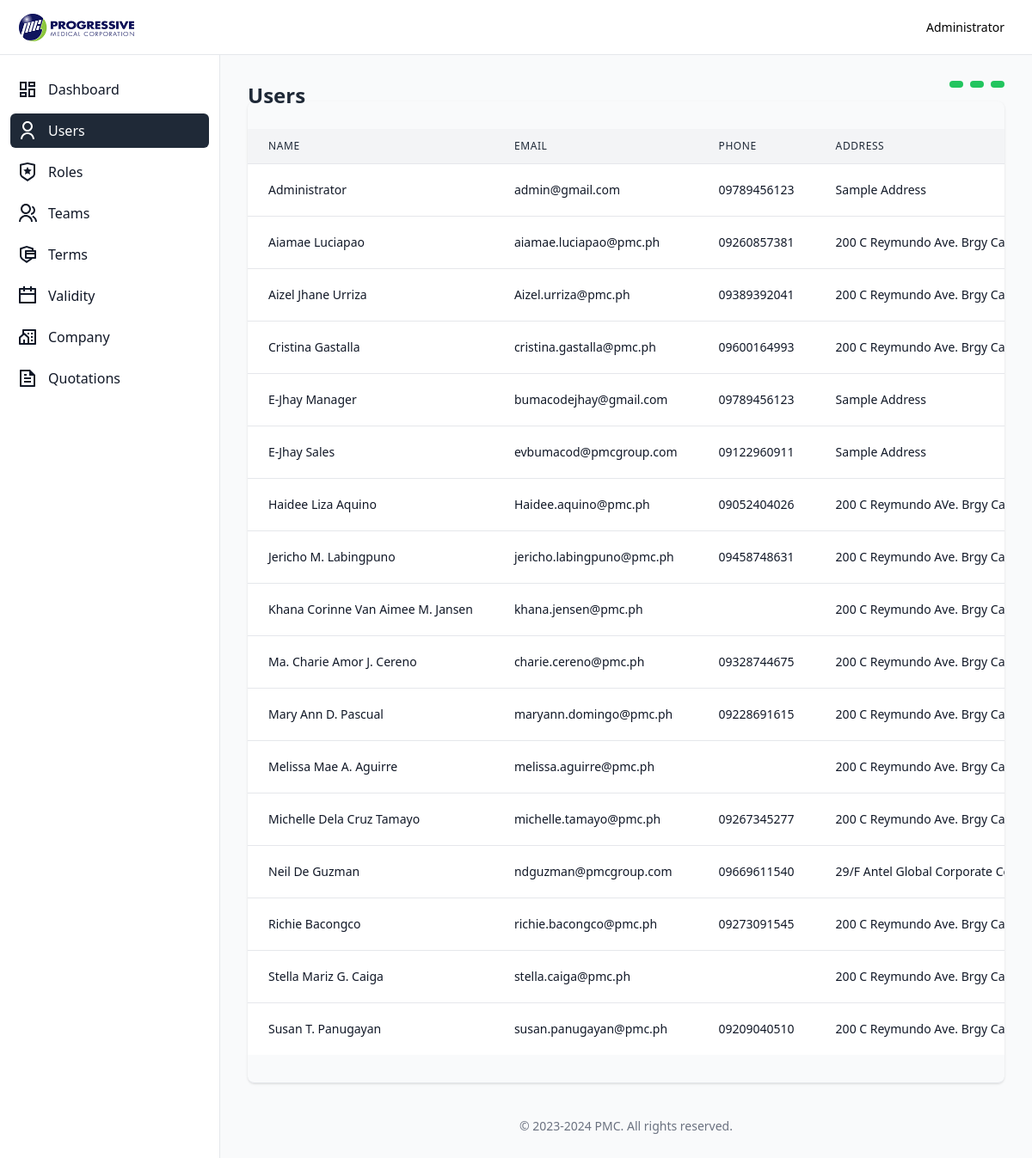
Screenshot of /users (signed in) with the database file from the repository.
### tables this page shows
CREATE TABLE `user` (
  `id` int(11) NOT NULL,
  `name` varchar(255) NOT NULL,
  `address` text NOT NULL,
  `phone` varchar(100) NOT NULL,
  `email` varchar(100) NOT NULL,
  `password` varchar(100) NOT NULL,
  `role_id` int(11) NOT NULL,
  `team_id` int(11) DEFAULT NULL,
  `created_at` timestamp NOT NULL DEFAULT current_timestamp(),
  `updated_at` timestamp NULL DEFAULT NULL
);

### Core/functions.php (called while the page is built, shortened)
<?php
function urlIs($value) {
    return in_array(parse_url($_SERVER['REQUEST_URI'])['path'], $value);
}
function base_path($path)
{
    return BASE_PATH . $path;
}
function view($path, $attributes = [])
{
    extract($attributes);
    require base_path('views/' . $path);
}

### Http/controllers/user/index.php (called while the page is built, shortened)
<?php
$db = App::resolve('Core\Database');
$users = $db->query("SELECT user.*, role.name as role FROM user JOIN role ON user.role_id = role.id ORDER BY name asc")->get();
view("user/index.view.php", [
    'heading' => "Users",
    'users' => $users,
]);

### public/index.php (called while the page is built, shortened)
<?php
require BASE_PATH . "Core/functions.php";
spl_autoload_register(function($class) {
    $phpMailerNamespace = 'PHPMailer\PHPMailer\\';
    if (strpos($class, $phpMailerNamespace) == 0) {
        $classFile = base_path("vendor/phpmailer/phpmailer/src/" . str_replace($phpMailerNamespace, '', $class) . ".php");
    }
    $classFile = base_path(str_replace('\\', DIRECTORY_SEPARATOR, $class) . ".php");
});
require base_path('bootstrap.php');
$router = new \Core\Router();
$uri = parse_url($_SERVER['REQUEST_URI'])['path'];
$method = $_POST['_method'] ?? $_SERVER['REQUEST_METHOD'];
try {
    $router->route($uri, $method);
} catch (ValidationException $exception) {
    Session::flash('errors', $exception->errors);
    Session::flash('old', $exception->old);
    return redirect($router->previousUrl());
}

### Core/App.php (called while the page is built, shortened)
<?php
class App {
    protected static $container;
    public static function setContainer($container)
    {
        static::$container = $container;
    }
    public static function container()
    {
        return static::$container;
    }
    public static function resolve($key)
    {
        return static::container()->resolve($key);
    }
}

### Core/Container.php (called while the page is built, shortened)
<?php
class Container {
    protected $bindings = [];
    public function bind($key, $resolver)
    {
        $this->bindings[$key] = $resolver;
    }
    public function resolve($key)
    {
        $resolver = $this->bindings[$key];
        return call_user_func($resolver);
    }
}

### config.php (called while the page is built)
<?php
return [
    'database' => [
        'host' => "localhost",
        'port' => 3306,
        'dbname' => "quotation",
        'charset' => 'utf8mb4',
    ],
    'mail' => [
        'host' => "smtp.larksuite.com",
        'username' => "no-reply@pmc.ph",
        'password' => "Unimex123",
        'port' => 465,
        'from' => 'no-reply@pmc.ph',
        'fromName' => 'Progressive Medical Corporation',
    ],
    'server' => [
        'APP_URL' => 'http://localhost:8000/',
    ]
];

### bootstrap.php (called while the page is built, shortened)
<?php
$container = new Container();
$container->bind('Core\Database', function () {
    $config = require base_path("config.php");
    return new Database($config['database']);
});

### Core/Database.php (called while the page is built, shortened)
<?php
class Database {
    private $connection;
    private $statement;
    public function __construct($config, $username = 'root', $password = '')
    {
        $dsn = "mysql:" . http_build_query($config, '', ';');
        $this->connection = new PDO($dsn, $username, $password, [
            PDO::ATTR_DEFAULT_FETCH_MODE => PDO::FETCH_ASSOC
        ]);
    }
    public function query($query, $params = [])
    {
        $this->statement = $this->connection->prepare($query);
        $this->statement->execute($params);
        return $this;
    }
    public function get()
    {
        return $this->statement->fetchAll();
    }
}

### views/user/index.view.php (the view, shortened to what this page needs)
<?php require base_path('views/partials/head.php') ?>
   <?php require base_path('views/partials/nav.php') ?>
   <div class="flex overflow-hidden bg-white pt-16">
      <?php require base_path('views/partials/sidebar.php') ?>
      <div id="main-content" class="h-full w-full bg-gray-50 relative overflow-y-auto lg:ml-64">
         <main class="pt-6 px-4 lg:px-8">
            <?php require base_path('views/partials/banner.php') ?>
            <div>
               <div class="flex justify-end gap-2 mb-4 -mt-12">
                  <a title="Export" href="" class="bg-green-500 hover:bg-green-700 text-white py-1 px-2 rounded text-sm"><i class="ri-file-download-line"></i></a>
                  <a title="Import" href="" class="bg-green-500 hover:bg-green-700 text-white py-1 px-2 rounded text-sm"><i class="ri-file-line"></i></a>
                  <a title="Create" href="/user/create" class="bg-green-500 hover:bg-green-700 text-white py-1 px-2 rounded text-sm"><i class="ri-add-line"></i></a>
               </div>
               <div class="shadow overflow-hidden border-b sm:rounded-lg py-8">
                  <div class="flex flex-col">
                     <div class="-my-2 overflow-x-auto sm:-mx-6 lg:-mx-8">
                        <div class="py-2 align-middle inline-block min-w-full sm:px-6 lg:px-8">
                              <div class="">
                                 <table class="min-w-full divide-y divide-gray-200 w-full">
                                    <thead>
                                       <tr>
                                          <th scope="col" class="px-6 py-3 bg-gray-100 text-left text-xs font-medium text-gray-800 uppercase tracking-wider">
                                             Name
                                          </th>
                                          <th scope="col" class="px-6 py-3 bg-gray-100 text-left text-xs font-medium text-gray-800 uppercase tracking-wider">
                                             Email
                                          </th>
                                          <th scope="col" class="px-6 py-3 bg-gray-100 text-left text-xs font-medium text-gray-800 uppercase tracking-wider">
                                             Phone
                                          </th>
                                          <th scope="col" class="px-6 py-3 bg-gray-100 text-left text-xs font-medium text-gray-800 uppercase tracking-wider">
                                             Address
                                          </th>
                                       </tr>
                                    </thead>
                                    <tbody class="bg-white divide-y divide-gray-200">
                                    <?php foreach($users as $user): ?>
                                          <tr>
                                             <td class="px-6 py-4 whitespace-nowrap text-sm text-gray-900">
                                                <?= $user['name'] ?>
                                             </td>
                                             <td class="px-6 py-4 whitespace-nowrap text-sm text-gray-900">
                                                <?= $user['email'] ?>
                                             </td>
                                             <td class="px-6 py-4 whitespace-nowrap text-sm text-gray-900">
                                                <?= $user['phone'] ?>
                                             </td>
                                             <td class="max-w-80 px-6 py-4 whitespace-nowrap text-sm text-gray-900 truncate">
                                                <?= htmlspecialchars($user['address']) ?>
                                             </td>
                                          </tr>
                                    <?php endforeach ?>
                                    </tbody>
                                 </table>
                              </div>
                        </div>
                     </div>
                  </div>
               </div>
            </div>
         </main>
<?php require base_path('views/partials/footer.php') ?>

### Core/router.php (shortened to what this page needs)
<?php
class Router
{
    public $routes = [];
    public function add($method, $uri, $controller)
    {
        $this->routes[] = [
            'uri' => $uri,
            'controller' => $controller,
            'method' => $method,
            'middleware' => null
        ];
        return $this;
    }
    public function only($key)
    {
        $this->routes[array_key_last($this->routes)]['middleware'] = $key;
        return $this;
    }
    public function route($uri, $method)
    {
        foreach ($this->routes as $route) {
            if ($route['uri'] == $uri && $route['method'] == strtoupper($method)) {
                return require base_path('Http/controllers/' . $route['controller']);
            }
        }
    }
}

### views/partials/head.php (shortened to what this page needs)
<!DOCTYPE html>
<html lang="en">
<head>
    <script src="https://cdn.tailwindcss.com/3.4.3"></script>
    <link href="https://cdn.jsdelivr.net/npm/remixicon@3.5.0/fonts/remixicon.css" rel="stylesheet">
</head>
<body>
   <div id="app">

### views/partials/nav.php (shortened to what this page needs)
<nav class="bg-white border-b border-gray-200 fixed h-16 flex items-center justify-between z-30 w-full">
    <div class="px-3 py-3 lg:px-5 lg:pl-3">
        <div class="flex items-center justify-between">
            <div class="flex items-center justify-start">
                <a href="#" class="text-xl font-bold flex items-center lg:ml-2.5">
                <img src="../images/logo.png" alt="company-logo" class="h-8">
                </a>
            </div>
        </div>
    </div>
    <div class="px-3 lg:px-8">
        <div>
        <button type="button" class="relative flex max-w-xs items-center rounded-full text-sm" id="user-menu-button" aria-expanded="false" aria-haspopup="true">
            <h4 class="max-w-24 truncate">
                <?= $_SESSION['user']['name'] ?>
            </h4>
        </button>
        </div>
    </div>
</nav>

### views/partials/sidebar.php (shortened to what this page needs)
<aside id="sidebar" class="fixed hidden z-20 h-full top-0 left-0 pt-16 flex lg:flex flex-shrink-0 flex-col w-64 transition-width duration-75" aria-label="Sidebar">
    <div class="relative flex-1 flex flex-col min-h-0 border-r border-gray-200 bg-white pt-0">
        <div class="flex-1 flex flex-col pt-5 pb-4 overflow-y-auto">
            <div class="flex-1 px-3 bg-white divide-y space-y-1">
                <ul class="space-y-2 pb-2">
                <li class="group <?= urlIs(['/', '/dashboard', '/admin', '/gm-dashboard']) ? 'active' : '' ?>">
                    <a href="<?= (int)$_SESSION['user']['role_id'] == \Core\Role::SALES ? '/' : ((int)$_SESSION['user']['role_id'] == \Core\Role::SALES_MANAGER ? '/dashboard' : ((int)$_SESSION['user']['role_id'] == \Core\Role::GENERAL_MANAGER ? '/gm-dashboard' : '/admin')) ?>" class="flex items-center p-2 text-gray-900 hover:bg-gray-200 rounded-md group-[.active]:bg-gray-800 group-[.active]:text-white">
                    <svg xmlns="http://www.w3.org/2000/svg" viewBox="0 0 24 24" width="24" height="24"><path d="M13 21V11H21V21H13ZM3 13V3H11V13H3ZM9 11V5H5V11H9ZM3 21V15H11V21H3ZM5 19H9V17H5V19ZM15 19H19V13H15V19ZM13 3H21V9H13V3ZM15 5V7H19V5H15Z" fill="currentColor"></path></svg>
                        <span class="ml-3">Dashboard</span>
                    </a>
                </li>
                <?php
                    if((int)$_SESSION['user']['role_id'] == Role::ADMIN): ?>
                <li class="group <?= urlIs(['/users', '/user/create', '/user/show', '/user/edit']) ? 'active' : '' ?>">
                    <a href="/users" class="flex items-center p-2 text-gray-900 hover:bg-gray-200 rounded-md group-[.active]:bg-gray-800 group-[.active]:text-white">
                        <span class="ml-3 flex-1 whitespace-nowrap">Users</span>
                    </a>
                </li>
                <li class="group <?= urlIs(['/roles', '/role/create', '/role/show', '/role/edit']) ? 'active' : '' ?>">
                    <a href="/roles" class="flex items-center p-2 text-gray-900 hover:bg-gray-200 rounded-md group-[.active]:bg-gray-800 group-[.active]:text-white">
                        <span class="ml-3 flex-1 whitespace-nowrap">Roles</span>
                    </a>
                </li>
                <li class="group <?= urlIs(['/teams', '/team/create', '/team/show', '/team/edit']) ? 'active' : '' ?>">
                    <a href="/teams" class="flex items-center p-2 text-gray-900 hover:bg-gray-200 rounded-md group-[.active]:bg-gray-800 group-[.active]:text-white">
                        <span class="ml-3 flex-1 whitespace-nowrap">Teams</span>
                    </a>
                </li>
                <li class="group <?= urlIs(['/terms', '/term/create', '/term/show', '/term/edit']) ? 'active' : '' ?>">
                    <a href="/terms" class="flex items-center p-2 text-gray-900 hover:bg-gray-200 rounded-md group-[.active]:bg-gray-800 group-[.active]:text-white">
                        <span class="ml-3 flex-1 whitespace-nowrap">Terms</span>
                    </a>
                </li>
                <li class="group <?= urlIs(['/validity']) ? 'active' : '' ?>">
                    <a href="/validity" class="flex items-center p-2 text-gray-900 hover:bg-gray-200 rounded-md group-[.active]:bg-gray-800 group-[.active]:text-white">
                    <svg xmlns="http://www.w3.org/2000/svg" viewBox="0 0 24 24" width="24" height="24" fill="currentColor"><path d="M9 1V3H15V1H17V3H21C21.5523 3 22 3.44772 22 4V20C22 20.5523 21.5523 21 21 21H3C2.44772 21 2 20.5523 2 20V4C2 3.44772 2.44772 3 3 3H7V1H9ZM20 11H4V19H20V11ZM7 5H4V9H20V5H17V7H15V5H9V7H7V5Z"></path></svg>
                        <span class="ml-3 flex-1 whitespace-nowrap">Validity</span>
                    </a>
                </li>
                <li class="group <?= urlIs(['/companies', '/company/create', '/company/show', '/company/edit']) ? 'active' : '' ?>">
                    <a href="/companies" class="flex items-center p-2 text-gray-900 hover:bg-gray-200 rounded-md group-[.active]:bg-gray-800 group-[.active]:text-white">
                        <span class="ml-3 flex-1 whitespace-nowrap">Company</span>
                    </a>
                </li>
                <?php endif; ?>
                <li class="group <?= urlIs(['/quotations', '/quotation/create', '/quotation/show', '/quotation/edit']) ? 'active' : '' ?>">
                    <a href="/quotations" class="flex items-center p-2 text-gray-900 hover:bg-gray-200 rounded-md group-[.active]:bg-gray-800 group-[.active]:text-white">
                        <span class="ml-3 flex-1 whitespace-nowrap">Quotations</span>
                    </a>
                </li>
            </div>
        </div>
    </div>
</aside>

### views/partials/banner.php
<header class="mb-4">
    <div class="mx-auto pt-2">
        <h2 class="font-semibold text-2xl text-gray-800 dark:text-gray-200 leading-tight">
            <?= $heading ?>
        </h2>
    </div>
</header>

### views/partials/footer.php (shortened to what this page needs)
            <p class="text-center text-sm text-gray-500 my-10">
                &copy; 2023-2024 <a href="#" class="hover:underline" target="_blank">PMC</a>. All rights reserved.
            </p>
         </div>
      </div>
   </div>
</body>
</html>

### rows the page displays
user: name "Administrator", email "admin@gmail.com", phone "09789456123", address "Sample Address"
user: name "Aiamae Luciapao", email "aiamae.luciapao@pmc.ph", phone "09260857381", address "200 C Reymundo Ave. Brgy Caniogan P…"
user: name "Aizel Jhane Urriza", email "Aizel.urriza@pmc.ph", phone "09389392041", address "200 C Reymundo Ave. Brgy Caniogan P…"
user: name "Cristina Gastalla", email "cristina.gastalla@pmc.ph", phone "09600164993", address "200 C Reymundo Ave. Brgy Caniogan P…"
user: name "E-Jhay Manager", email "bumacodejhay@gmail.com", phone "09789456123", address "Sample Address"
user: name "E-Jhay Sales", email "evbumacod@pmcgroup.com", phone "09122960911", address "Sample Address"
user: name "Haidee Liza Aquino", email "Haidee.aquino@pmc.ph", phone "09052404026", address "200 C Reymundo AVe. Brgy Caniogan P…"
user: name "Jericho M. Labingpuno", email "jericho.labingpuno@pmc.ph", phone "09458748631", address "200 C Reymundo Ave. Brgy Caniogan P…"
user: name "Khana Corinne Van Aimee M. Jansen", email "khana.jensen@pmc.ph", address "200 C Reymundo Ave. Brgy Caniogan P…"
user: name "Ma. Charie Amor J. Cereno", email "charie.cereno@pmc.ph", phone "09328744675", address "200 C Reymundo Ave. Brgy Caniogan P…"
user: name "Mary Ann D. Pascual", email "maryann.domingo@pmc.ph", phone "09228691615", address "200 C Reymundo Ave. Brgy Caniogan P…"
user: name "Melissa Mae A. Aguirre", email "melissa.aguirre@pmc.ph", address "200 C Reymundo Ave. Brgy Caniogan P…"
user: name "Michelle Dela Cruz Tamayo", email "michelle.tamayo@pmc.ph", phone "09267345277", address "200 C Reymundo Ave. Brgy Caniogan P…"
user: name "Neil De Guzman", email "ndguzman@pmcgroup.com", phone "09669611540", address "29/F Antel Global Corporate Center No.…"
user: name "Richie Bacongco", email "richie.bacongco@pmc.ph", phone "09273091545", address "200 C Reymundo Ave. Brgy Caniogan P…"
user: name "Stella Mariz G. Caiga", email "stella.caiga@pmc.ph", address "200 C Reymundo Ave. Brgy Caniogan P…"
user: name "Susan T. Panugayan", email "susan.panugayan@pmc.ph", phone "09209040510", address "200 C Reymundo Ave. Brgy Caniogan P…"
